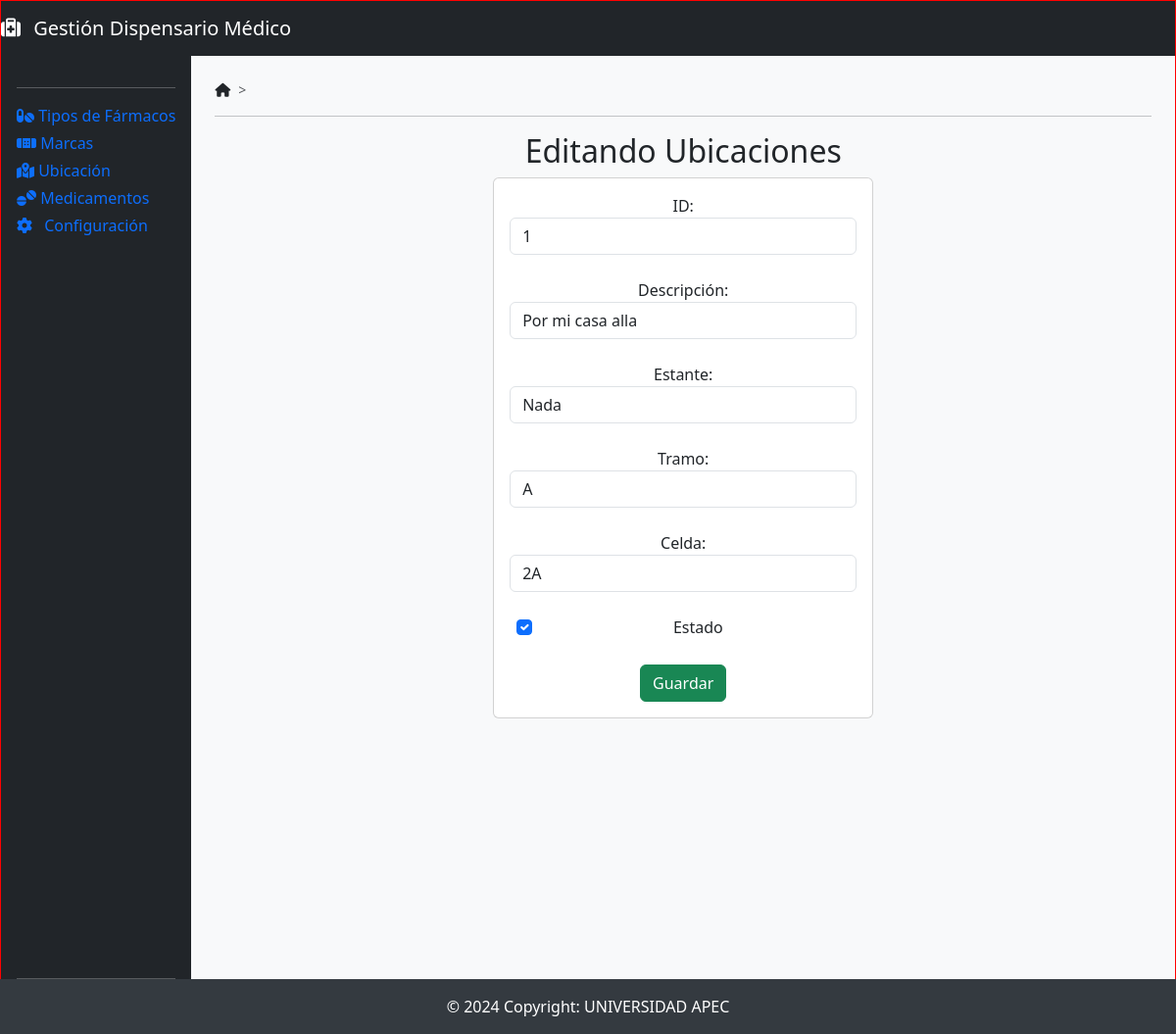
The app's page /edicionUbicaciones/1 with its own data.
### DispensarioMedico/models.py (models this page shows, shortened)
class Ubicacioness(models.Model):
    idubicaciones = models.AutoField(db_column='idUbicaciones', primary_key=True)  # Field name made lowercase.
    descripcion = models.CharField(db_column='Descripcion', max_length=50, blank=True, null=True)  # Field name made lowercase.
    estante = models.TextField(db_column='Estante', blank=True, null=True)  # Field name made lowercase.
    tramo = models.TextField(db_column='Tramo', blank=True, null=True)  # Field name made lowercase.
    celda = models.TextField(db_column='Celda', blank=True, null=True)  # Field name made lowercase.
    estado = models.TextField(db_column='Estado', blank=True, null=True)  # Field name made lowercase. This field type is a guess.
    class Meta:
        managed = False
        db_table = 'Ubicacioness'

### DispensarioMedico/views.py (the view)
# urls.py: path('edicionUbicaciones/<idubicaciones>', views.edicionUbicaciones, name='edicionUbicaciones'),
def edicionUbicaciones(request, idubicaciones):
    ubicaciones = Ubicacioness.objects.get(idubicaciones=idubicaciones)
    return render(request, 'edicionUbicaciones.html', {'ubicaciones': ubicaciones})

### DispensarioMedico/templates/edicionUbicaciones.html (shortened to what this page needs)
{% extends "./base.html" %}
{% block body %}
        <div class="col-md-5">
            <h2>Editando Ubicaciones</h2>
            <div class="card">
              <div class="card-body">
                  <form action="/editarUbicaciones/" method="POST" enctype="multipart/form-data">{% csrf_token %}
                      <div class="form-group">
                          <label for="">ID:</label>
                          <input type="text"
                                 name="txtIdUbicaciones"
                                 value="{{ubicaciones.idubicaciones }}"
                                 class="form-control"
                                 placeholder="ID"
                                 readonly>
                      </div>
                      <br>
                      <div class="form-group">
                          <label for="">Descripción:</label>
                          <input type="text"
                                 name="txtDescripcionUbicaciones"
                                 value="{{ubicaciones.descripcion}}"
                                 class="form-control"
                                 placeholder="Descripcion"
                                 minlength="1"
                                 maxlength="500"
                                 required>
                      </div>
                      <br>
                      <div class="form-group">
                          <label for="">Estante:</label>
                          <input type="text"
                                 name="txtEstanteUbicaciones"
                                 value="{{ubicaciones.estante }}"
                                 class="form-control"
                                 placeholder="Estante"
                                 minlength="1"
                                 maxlength="500"
                                 required>
                      </div>
                      <br>
                       <div class="form-group">
                          <label for="">Tramo:</label>
                          <input type="text"
                                 name="txtTramoUbicaciones"
                                 value="{{ubicaciones.tramo }}"
                                 class="form-control"
                                 placeholder="Tramo"
                                 minlength="1"
                                 maxlength="500"
                                 required>
                      </div>
                      <br>
                         <div class="form-group">
                          <label for="">Celda:</label>
                          <input type="text"
                                 name="txtCeldaUbicaciones"
                                 value="{{ubicaciones.celda }}"
                                 class="form-control"
                                 placeholder="Celda"
                                 minlength="1"
                                 maxlength="500"
                                 required>
                      </div>
                      <br>
                      <div class="form-group" style="margin-left: 0.4rem">
                          <div class="form-check">
                              <input class="form-check-input"
                                      type="checkbox"
                                      name="txtEstadoUbicaciones"
                                      id="txtEstadoUbicaciones"
                                      {% if ubicaciones.estado == 1 %}checked{% endif %}>
                              <label class="form-check-label" for="gridCheck">Estado</label>
                          </div>
                      </div>
                      <br>
                      <div class="form-group">
                          <button type="submit" class="btn btn-success btn-block text-white">Guardar</button>
                      </div>
                  </form>
              </div>
          </div>
        </div>
{% endblock body %}

### DispensarioMedico/static/css/baseDesign.css (style rules this page uses)
body { height: 1000px; border: 1px solid red; position: relative; }

### records on screen
Ubicacioness: txtIdUbicaciones "1", txtDescripcionUbicaciones "Por mi casa alla", txtEstanteUbicaciones "Nada", txtTramoUbicaciones "A", txtCeldaUbicaciones "2A", Estado "☑"
